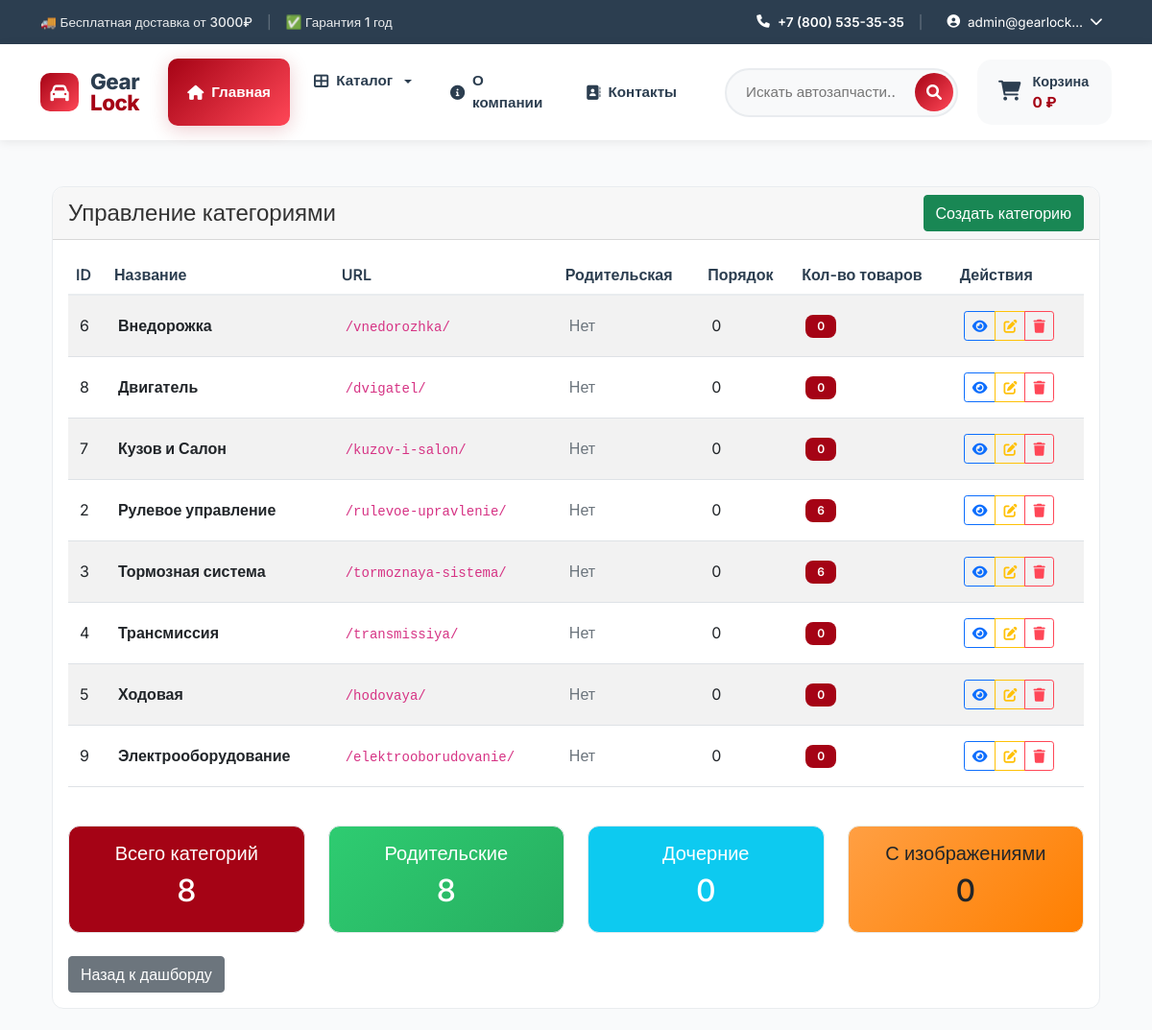
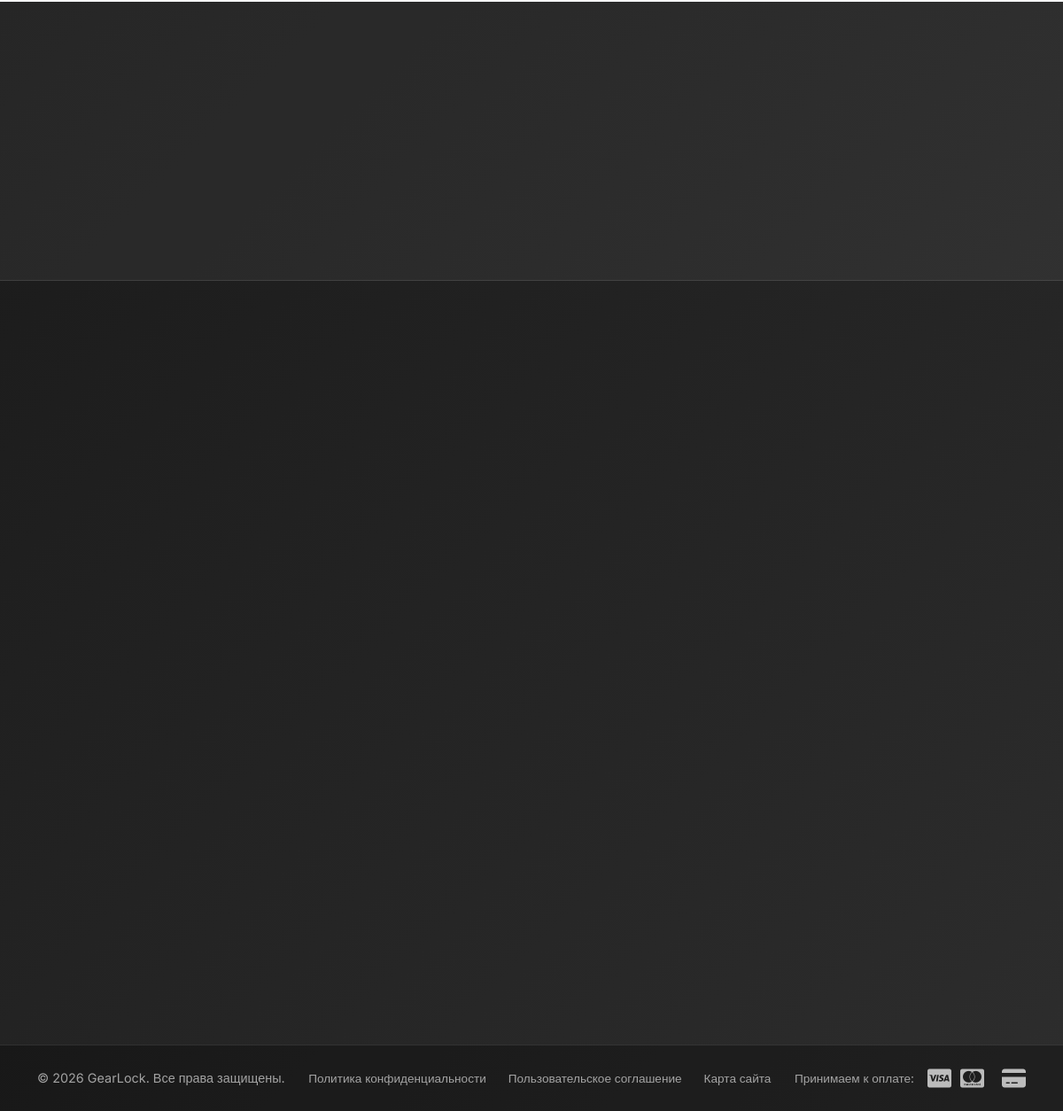
The app's page /catalog/categories/ (signed in) with its own data (2 pictures, top to bottom).
### users/models.py (models this page shows, shortened)
class User(AbstractUser):
    email = models.EmailField(_('email address'), unique=True)
    role = models.ForeignKey(
        Role,
        on_delete=models.SET_NULL,
        null=True,
        blank=True,
        verbose_name='Роль',
        related_name='users'
    )
    phone = models.CharField('Телефон', max_length=20, blank=True)
    address = models.TextField('Адрес', blank=True)
    postal_code = models.CharField('Почтовый индекс', max_length=20, blank=True)
    birth_date = models.DateField('Дата рождения', null=True, blank=True)
    USERNAME_FIELD = 'email'
    REQUIRED_FIELDS = ['username', 'first_name']
    class Meta:
        verbose_name = 'Пользователь'
        verbose_name_plural = 'Пользователи'

### catalog/models.py (models this page shows, shortened)
class Category(models.Model):
    name = models.CharField('Название', max_length=200)
    slug = models.SlugField('URL', max_length=200, unique=True, blank=True)
    parent = models.ForeignKey('self', on_delete=models.CASCADE,
                             null=True, blank=True, related_name='children')
    image = models.ImageField('Изображение', upload_to='categories/', null=True, blank=True)
    description = models.TextField('Описание', blank=True)
    order = models.IntegerField('Порядок', default=0)
    class Meta:
        verbose_name = 'Категория'
        verbose_name_plural = 'Категории'
        ordering = ['order', 'name']

### catalog/views.py (the view)
# urls.py: path('categories/', views.category_list, name='category_list'),  # /catalog/categories/
@login_required
@content_manager_required
def category_list(request):
    categories = Category.objects.all().order_by('name')
    parent_count = Category.objects.filter(parent=None).count()
    child_count = Category.objects.filter(parent__isnull=False).count()
    with_images_count = Category.objects.exclude(image='').count()
    context = {
        'categories': categories,
        'parent_count': parent_count,
        'child_count': child_count,
        'with_images_count': with_images_count,
    }
    return render(request, 'catalog/category_list.html', context)

### cart/cart.py (called while the page is built)
    def get_total_price(self):
        return sum(
            float(item['price']) * item['quantity']
            for item in self.cart.values()
        )

    def __len__(self):
        return sum(item['quantity'] for item in self.cart.values())

### cart/context_processors.py (called while the page is built)
def cart(request):
    return {'cart': Cart(request)}

### catalog/context_processors.py (called while the page is built)
def categories(request):
    main_categories = Category.objects.filter(
        parent__isnull=True
    ).exclude(
        slug=''
    ).exclude(
        slug__isnull=True
    ).prefetch_related('children').order_by('order', 'name')
    return {
        'categories': main_categories,
        'all_categories': Category.objects.exclude(slug='').exclude(slug__isnull=True)
    }

### templates/catalog/category_list.html (shortened to what this page needs)
{% extends 'base.html' %}
{% load static %}
{% block content %}
<div class="container mt-4">
    <div class="card">
        <div class="card-header d-flex justify-content-between align-items-center">
            <h4 class="mb-0">Управление категориями</h4>
            <a href="{% url 'catalog:category_create' %}" class="btn btn-success">
                 Создать категорию
            </a>
        </div>
        <div class="card-body">
            {% if categories %}
            <div class="table-responsive">
                <table class="table table-hover table-striped">
                    <thead>
                        <tr>
                            <th>ID</th>
                            <th>Название</th>
                            <th>URL</th>
                            <th>Родительская</th>
                            <th>Порядок</th>
                            <th>Кол-во товаров</th>
                            <th>Действия</th>
                        </tr>
                    </thead>
                    <tbody>
                        {% for category in categories %}
                        <tr>
                            <td>{{ category.id }}</td>
                            <td>
                                <div class="d-flex align-items-center">
                                    <strong>{{ category.name }}</strong>
                                </div>
                            </td>
                            <td><code>/{{ category.slug }}/</code></td>
                            <td>
                                {% if category.parent %}
                                <span class="badge bg-info">{{ category.parent.name }}</span>
                                {% else %}
                                <span class="text-muted">Нет</span>
                                {% endif %}
                            </td>
                            <td>{{ category.order }}</td>
                            <td>
                                <span class="badge bg-primary">{{ category.products.count }}</span>
                            </td>
                            <td>
                                <div class="btn-group btn-group-sm" role="group">
                                    <a href="{% url 'catalog:product_list_by_category' category.slug %}"
                                       class="btn btn-outline-primary" title="Просмотреть товары">
                                        <i class="fas fa-eye"></i>
                                    </a>
                                    <a href="{% url 'catalog:category_update' category.slug %}"
                                       class="btn btn-outline-warning" title="Редактировать">
                                        <i class="fas fa-edit"></i>
                                    </a>
                                    <a href="{% url 'catalog:category_delete' category.slug %}"
                                       class="btn btn-outline-danger" title="Удалить">
                                        <i class="fas fa-trash"></i>
                                    </a>
                                </div>
                            </td>
                        </tr>
                        {% endfor %}
                    </tbody>
                </table>
            </div>
            <div class="row mt-4">
                <div class="col-md-3">
                    <div class="card bg-primary text-white">
                        <div class="card-body text-center">
                            <h5 class="card-title">Всего категорий</h5>
                            <h2>{{ categories.count }}</h2>
                        </div>
                    </div>
                </div>
                <div class="col-md-3">
                    <div class="card bg-success text-white">
                        <div class="card-body text-center">
                            <h5 class="card-title">Родительские</h5>
                            <h2>{{ parent_count }}</h2>
                        </div>
                    </div>
                </div>
                <div class="col-md-3">
                    <div class="card bg-info text-white">
                        <div class="card-body text-center">
                            <h5 class="card-title">Дочерние</h5>
                            <h2>{{ child_count }}</h2>
                        </div>
                    </div>
                </div>
                <div class="col-md-3">
                    <div class="card bg-warning text-dark">
                        <div class="card-body text-center">
                            <h5 class="card-title">С изображениями</h5>
                            <h2>{{ with_images_count }}</h2>
                        </div>
                    </div>
                </div>
            </div>
            {% endif %}
            <div class="mt-4">
                <a href="{% url 'users:dashboard' %}" class="btn btn-secondary">
                     Назад к дашборду
                </a>
            </div>
        </div>
    </div>
</div>
{% endblock %}

### templates/includes/header.html (shortened to what this page needs)
<header class="header">
    <div class="header-top">
        <div class="container">
            <div class="header-top-content">
                <div class="header-top-left">
                    <span class="contact-text">🚚 Бесплатная доставка от 3000₽</span>
                    <span class="contact-separator">|</span>
                    <span class="contact-text">✅ Гарантия 1 год</span>
                </div>
                <div class="header-top-right">
                    <a href="tel:+78005353535" class="phone-link">
                        <i class="fas fa-phone"></i>
                        +7 (800) 535-35-35
                    </a>
                    <span class="contact-separator">|</span>
                    {% if user.is_authenticated %}
                    <div class="user-menu">
                        <button class="user-menu-btn">
                            <i class="fas fa-user-circle"></i>
                            <span>{{ user.first_name|default:user.email|truncatechars:15 }}</span>
                            <i class="fas fa-chevron-down"></i>
                        </button>
                    </div>
                    {% endif %}
                </div>
            </div>
        </div>
    </div>
    <div class="header-main">
        <div class="container">
            <div class="header-main-content">
                <div class="header-logo">
                    <a href="{% url 'catalog:home' %}" class="logo">
                        <div class="logo-icon">
                            <i class="fas fa-car"></i>
                        </div>
                        <div class="logo-text">
                            <span class="logo-text-main">Gear</span>
                            <span class="logo-text-accent">Lock</span>
                        </div>
                    </a>
                </div>
                <nav class="main-nav">
                    <a href="{% url 'catalog:home' %}" class="nav-link active">
                        <i class="fas fa-home"></i>
                        <span>Главная</span>
                    </a>
                    <div class="nav-dropdown dropdown">
                        <button class="nav-dropdown-btn dropdown-toggle"
                                type="button"
                                id="catalogDropdown"
                                data-bs-toggle="dropdown"
                                aria-expanded="false"
                                aria-haspopup="true">
                            <i class="fas fa-th-large"></i>
                            <span>Каталог</span>
                        </button>
                    </div>
                    <a href="{% url 'pages:about' %}" class="nav-link">
                        <i class="fas fa-info-circle"></i>
                        <span>О компании</span>
                    </a>
                    <a href="{% url 'pages:contact' %}" class="nav-link">
                        <i class="fas fa-address-book"></i>
                        <span>Контакты</span>
                    </a>
                </nav>
                <div class="header-actions">
                    <div class="search-container">
                        <form action="{% url 'catalog:search' %}" method="get" class="search-form">
                            <input type="search"
                                   name="q"
                                   class="search-input"
                                   placeholder="Искать автозапчасти..."
                                   value="{{ request.GET.q }}">
                            <button type="submit" class="search-btn">
                                <i class="fas fa-search"></i>
                            </button>
                        </form>
                    </div>
                    <a href="{% url 'cart:cart_detail' %}" class="cart-btn">
                        <div class="cart-icon-wrapper">
                            <i class="fas fa-shopping-cart"></i>
                        </div>
                        <div class="cart-info">
                            <span class="cart-label">Корзина</span>
                            <span class="cart-total">
                                {% if cart.get_total_price %}
                                    {{ cart.get_total_price|floatformat:0 }} ₽
                                {% else %}
                                    0 ₽
                                {% endif %}
                            </span>
                        </div>
                    </a>
                </div>
            </div>
        </div>
    </div>
</header>

### records on screen
User: first_name "admin@gearlock…"
Category: id "6", name "Внедорожка", slug "vnedorozhka", shows "Нет", order "0", products.count "0"
Category: id "8", name "Двигатель", slug "dvigatel", shows "Нет", order "0", products.count "0"
Category: id "7", name "Кузов и Салон", slug "kuzov-i-salon", shows "Нет", order "0", products.count "0"
Category: id "2", name "Рулевое управление", slug "rulevoe-upravlenie", shows "Нет", order "0", products.count "6"
Category: id "3", name "Тормозная система", slug "tormoznaya-sistema", shows "Нет", order "0", products.count "6"
Category: id "4", name "Трансмиссия", slug "transmissiya", shows "Нет", order "0", products.count "0"
Category: id "5", name "Ходовая", slug "hodovaya", shows "Нет", order "0", products.count "0"
Category: id "9", name "Электрооборудование", slug "elektrooborudovanie", shows "Нет", order "0", products.count "0"

### other values on screen
{{ categories.count }} "8"
{{ parent_count }} "8"
{{ child_count }} "0"
{{ with_images_count }} "0"
